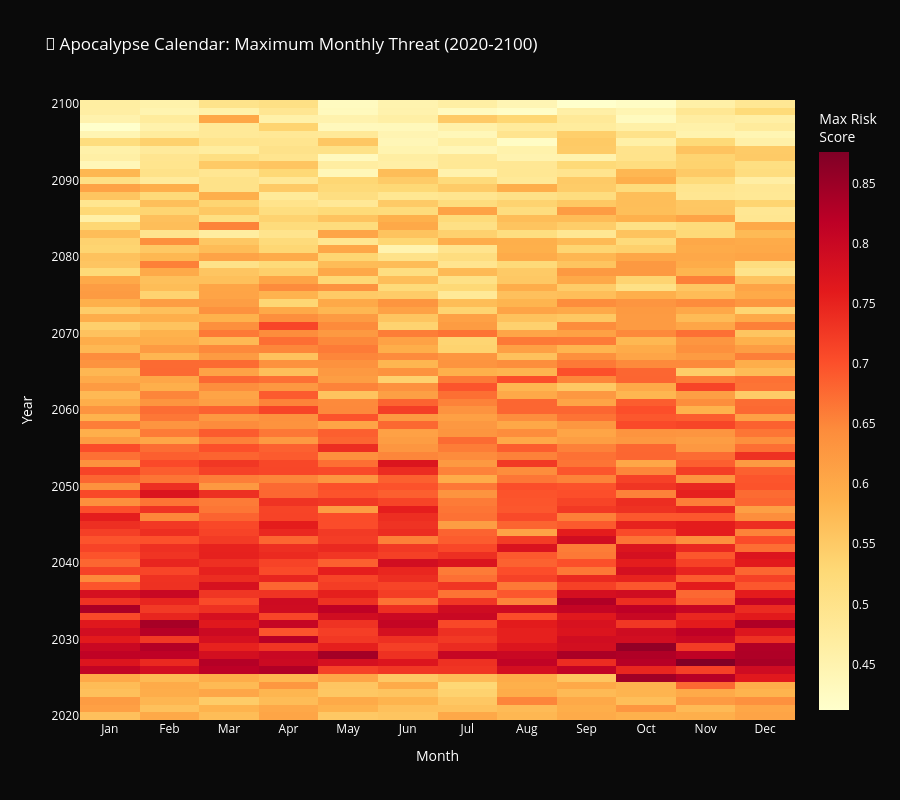

Notebook code cell kept with this figure:
### Code cell
# ============================================================================
# PART 4: APOCALYPSE CALENDAR HEATMAP
# ============================================================================

print("\n" + "=" * 80)
print("📅 VIZ 3: APOCALYPSE CALENDAR")
print("=" * 80)
print("Creating temporal threat heatmap...\n")

# Create year-month matrix
calendar_data = df.groupby(['year', 'month']).agg({
    'risk_score': 'max',
    'asteroid_designation': 'count'
}).reset_index()
calendar_data.columns = ['year', 'month', 'max_risk', 'count']

# Pivot for heatmap
heatmap_data = calendar_data.pivot(index='year', columns='month', values='max_risk')

# Create heatmap
fig = go.Figure(data=go.Heatmap(
    z=heatmap_data.values,
    x=['Jan', 'Feb', 'Mar', 'Apr', 'May', 'Jun', 
       'Jul', 'Aug', 'Sep', 'Oct', 'Nov', 'Dec'],
    y=heatmap_data.index,
    colorscale=PANIC_COLORSCALE,
    colorbar=dict(title="Max Risk<br>Score"),
    hovertemplate='Year: %{y}<br>Month: %{x}<br>Max Risk: %{z:.4f}<extra></extra>'
))

fig.update_layout(
    title="📅 Apocalypse Calendar: Maximum Monthly Threat (2020-2100)",
    xaxis_title="Month",
    yaxis_title="Year",
    height=800,
    paper_bgcolor='#0a0a0a',
    plot_bgcolor='#0a0a0a',
    font=dict(color='white')
)

# Save
fig.write_html('../data/visualizations/apocalypse_calendar.html')
print("✅ Saved: apocalypse_calendar.html")

fig.show()

### Figure 1 — Plotly figure (JSON) as saved in the notebook; plotly's stock layout.template omitted (floating-point values rounded to 4 significant figures; data arrays with more than 128 entries replaced by an {"elided": "..."} marker saying what was removed)
{"data": [{"colorbar": {"title": {"text": "Max Risk<br>Score"}}, "colorscale": [[0, "rgb(255,255,204)"], [0.125, "rgb(255,237,160)"], [0.25, "rgb(254,217,118)"], [0.375, "rgb(254,178,76)"], [0.5, "rgb(253,141,60)"], [0.625, "rgb(252,78,42)"], [0.75, "rgb(227,26,28)"], [0.875, "rgb(189,0,38)"], [1, "rgb(128,0,38)"]], "hovertemplate": "Year: %{y}<br>Month: %{x}<br>Max Risk: %{z:.4f}<extra></extra>", "type": "heatmap", "x": ["Jan", "Feb", "Mar", "Apr", "May", "Jun", "Jul", "Aug", "Sep", "Oct", "Nov", "Dec"], "y": [2020, 2021, 2022, 2023, 2024, 2025, 2026, 2027, 2028, 2029, 2030, 2031, 2032, 2033, 2034, 2035, 2036, 2037, 2038, 2039, 2040, 2041, 2042, 2043, 2044, 2045, 2046, 2047, 2048, 2049, 2050, 2051, 2052, 2053, 2054, 2055, 2056, 2057, 2058, 2059, 2060, 2061, 2062, 2063, 2064, 2065, 2066, 2067, 2068, 2069, 2070, 2071, 2072, 2073, 2074, 2075, 2076, 2077, 2078, 2079, 2080, 2081, 2082, 2083, 2084, 2085, 2086, 2087, 2088, 2089, 2090, 2091, 2092, 2093, 2094, 2095, 2096, 2097, 2098, 2099, 2100], "z": {"elided": "81x12 float values"}}], "layout": {"font": {"color": "white"}, "height": 800, "paper_bgcolor": "#0a0a0a", "plot_bgcolor": "#0a0a0a", "title": {"text": "📅 Apocalypse Calendar: Maximum Monthly Threat (2020-2100)"}, "xaxis": {"title": {"text": "Month"}}, "yaxis": {"title": {"text": "Year"}}}}
